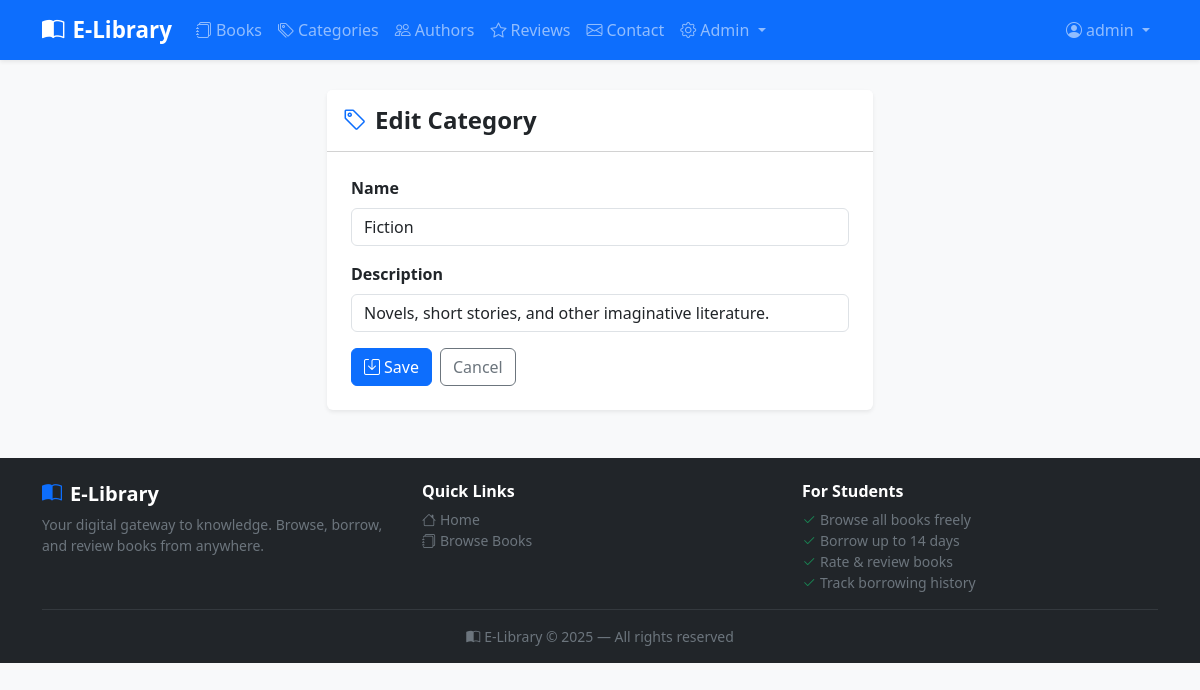
The page /admin-panel/categories/7/edit/ (signed in) on the database its author committed.
### books/models.py (models this page shows, shortened)
class Category(models.Model):
    name = models.CharField(max_length=100, unique=True)
    description = models.TextField(blank=True)
    class Meta:
        verbose_name_plural = 'Categories'
        ordering = ['name']

### books/views.py (the view)
# urls.py: path('categories/<int:pk>/edit/', views.category_edit, name='category_edit'),
@user_passes_test(is_admin)
def category_edit(request, pk):
    category = get_object_or_404(Category, pk=pk)
    if request.method == 'POST':
        form = CategoryForm(request.POST, instance=category)
        if form.is_valid():
            form.save()
            messages.success(request, 'Category updated successfully.')
            return redirect('category_list')
    else:
        form = CategoryForm(instance=category)
    return render(request, 'books/category_form.html', {'form': form, 'title': 'Edit Category'})

### books/forms.py
class CategoryForm(forms.ModelForm):
    class Meta:
        model = Category
        fields = ('name', 'description')
        widgets = {
            'description': forms.Textarea(attrs={'rows': 3}),
        }

### books/views.py (called while the page is built)
def is_admin(user):
    return user.is_staff

### templates/books/category_form.html (shortened to what this page needs)
{% extends 'base.html' %}
{% block content %}
<div class="row justify-content-center">
  <div class="col-md-6">
    <div class="card shadow-sm border-0">
      <div class="card-header bg-white py-3">
        <h4 class="fw-bold mb-0"><i class="bi bi-tag me-2 text-primary"></i>{{ title }}</h4>
      </div>
      <div class="card-body p-4">
        <form method="post">
          {% for field in form %}
          <div class="mb-3">
            <label class="form-label fw-semibold">{{ field.label }}</label>
            {% if field.field.widget.input_type == 'textarea' %}
            <textarea name="{{ field.html_name }}" rows="3"
                      class="form-control {% if field.errors %}is-invalid{% endif %}">{{ field.value|default:'' }}</textarea>
            {% else %}
            <input type="{{ field.field.widget.input_type }}"
                   name="{{ field.html_name }}"
                   class="form-control {% if field.errors %}is-invalid{% endif %}"
                   value="{{ field.value|default:'' }}">
            {% endif %}
          </div>
          {% endfor %}
          <div class="d-flex gap-2">
            <button type="submit" class="btn btn-primary"><i class="bi bi-save me-1"></i>Save</button>
            <a href="{% url 'category_list' %}" class="btn btn-outline-secondary">Cancel</a>
          </div>
        </form>
      </div>
    </div>
  </div>
</div>
{% endblock %}

### templates/base.html (shortened to what this page needs)
<!DOCTYPE html>
<html lang="en">
<head>
  <link href="https://cdn.jsdelivr.net/npm/bootstrap@5.3.0/dist/css/bootstrap.min.css" rel="stylesheet">
  <link href="https://cdn.jsdelivr.net/npm/bootstrap-icons@1.11.0/font/bootstrap-icons.css" rel="stylesheet">
</head>
<body>
<nav class="navbar navbar-expand-lg navbar-dark bg-primary shadow-sm fixed-top">
  <div class="container">
    <a class="navbar-brand" href="{% url 'home' %}">
      <i class="bi bi-book-half me-2"></i>E-Library
    </a>
    <div class="collapse navbar-collapse" id="navbarNav">
      <ul class="navbar-nav me-auto">
        <li class="nav-item">
          <a class="nav-link" href="{% url 'book_list' %}"><i class="bi bi-journals me-1"></i>Books</a>
        </li>
        <li class="nav-item">
          <a class="nav-link" href="{% url 'public_category_list' %}"><i class="bi bi-tags me-1"></i>Categories</a>
        </li>
        <li class="nav-item">
          <a class="nav-link" href="{% url 'public_author_list' %}"><i class="bi bi-people me-1"></i>Authors</a>
        </li>
        <li class="nav-item">
          <a class="nav-link" href="{% url 'public_reviews' %}"><i class="bi bi-star me-1"></i>Reviews</a>
        </li>
        <li class="nav-item">
          <a class="nav-link" href="{% url 'contact' %}"><i class="bi bi-envelope me-1"></i>Contact</a>
        </li>
        {% if user.is_staff %}
        <li class="nav-item dropdown">
          <a class="nav-link dropdown-toggle" href="#" data-bs-toggle="dropdown">
            <i class="bi bi-gear me-1"></i>Admin
          </a>
        </li>
        {% endif %}
      </ul>
      <ul class="navbar-nav">
        {% if user.is_authenticated %}
        <li class="nav-item dropdown">
          <a class="nav-link dropdown-toggle" href="#" data-bs-toggle="dropdown">
            <i class="bi bi-person-circle me-1"></i>{{ user.get_full_name|default:user.username }}
          </a>
        </li>
        {% endif %}
      </ul>
    </div>
  </div>
</nav>
<div class="container mt-4">
  {% block content %}{% endblock %}
</div>
<footer class="bg-dark text-white mt-5 pt-4 pb-3">
  <div class="container">
    <div class="row g-4 mb-3">
      <div class="col-md-4">
        <h5 class="fw-bold mb-2"><i class="bi bi-book-half me-2 text-primary"></i>E-Library</h5>
        <p class="text-secondary small mb-0">Your digital gateway to knowledge. Browse, borrow, and review books from anywhere.</p>
      </div>
      <div class="col-md-4">
        <h6 class="fw-semibold mb-2">Quick Links</h6>
        <ul class="list-unstyled small mb-0">
          <li><a href="{% url 'home' %}" class="text-secondary text-decoration-none"><i class="bi bi-house me-1"></i>Home</a></li>
          <li><a href="{% url 'book_list' %}" class="text-secondary text-decoration-none"><i class="bi bi-journals me-1"></i>Browse Books</a></li>
        </ul>
      </div>
      <div class="col-md-4">
        <h6 class="fw-semibold mb-2">For Students</h6>
        <ul class="list-unstyled small mb-0 text-secondary">
          <li><i class="bi bi-check2 me-1 text-success"></i>Browse all books freely</li>
          <li><i class="bi bi-check2 me-1 text-success"></i>Borrow up to 14 days</li>
          <li><i class="bi bi-check2 me-1 text-success"></i>Rate &amp; review books</li>
          <li><i class="bi bi-check2 me-1 text-success"></i>Track borrowing history</li>
        </ul>
      </div>
    </div>
    <hr class="border-secondary">
    <p class="text-center text-secondary small mb-0">
      <i class="bi bi-book-half me-1"></i>E-Library &copy; 2025 &mdash; All rights reserved
    </p>
  </div>
</footer>
</body>
</html>

### templates/base.html (style rules this page uses)
body { background-color: #f8f9fa; padding-top: 66px; }
.navbar-brand { font-weight: 700; font-size: 1.4rem; }

### rows shown on the page
Category: name "Fiction" "Novels, short stories, and other imaginative literature."

### other values the page prints
{{ user.get_full_name|default:user.username }} "admin"
{{ title }} "Edit Category"
{{ field.label }} "Name" "Description"
